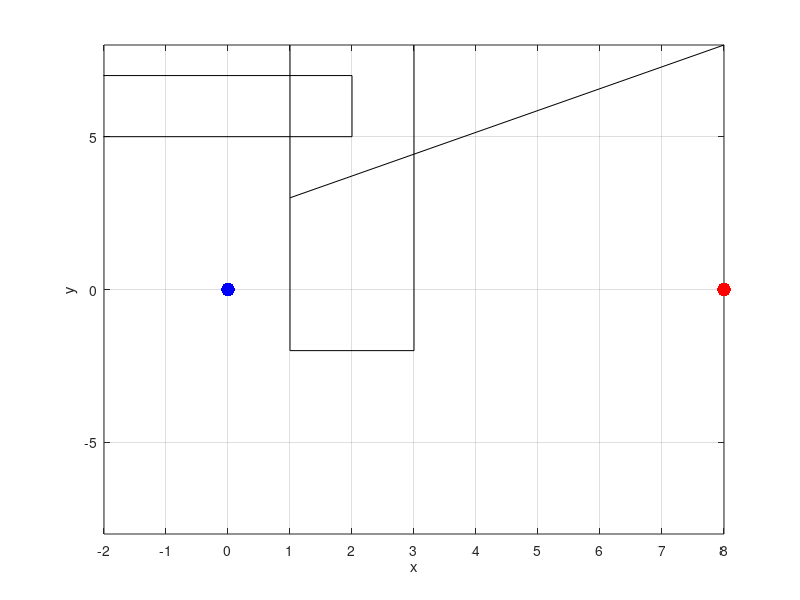

Here is the MATLAB script that generated this plot: (Note: this script raises an error after producing the figure.)
function control = LQR_RRT_pend
% Computes the sequence of control actions needed for the swing up of
% a simple pendulum using a Rapidly Exploring Random Tree.
% The tree will grow from the initial state and span the phase space area,
% looking for the goal point/state (indicated by the red marker).
% If the goal state was located, a red line traces back the sequence of states used
% to reach the goal state.
	
	x0 = [0; 0; 0; 0];	% initial state; angle position measured from x-axis
	xG = [8; 0; 0; 0];		% goal state

	xlimits = [-2,8; -8,8];	% state limits
		
	N = 1000;	% maximum number of iterations

	% pre-allocating memory
	V = repmat(x0,1,N);		% stores a graph of states in RRT
	P = ones(1,N);			% stores index of parent states
	Ui = ones(1,N);			% stores index of control actions in U
	u_path = ones(1,1000);  % stores sequence of control actions (solution to problem)
	xbi = 1;                % index used for traceback
	cost = [0];             % stores cost each node from root of tree (cummulative LQR cost of path through tree)
	paths = {[0,0]};
	path_handles = [0];
	
	setup_plot(x0,xG,xlimits);
	iteration = 2;
	
	% keep growing RRT util goal found or run out of iterations
	for n = 2:N
	
		% get random state
		x_rand = [0;0;0;0];
		x_rand(1) = rand(1,1)*10 - 2;
		x_rand(2) = rand(1,1)*20 - 10;
		x_rand(3) = rand(1,1)*16 - 8;
		x_rand(4) = rand(1,1)*20 - 10;

%    	x_rand_handle = text(x_rand(1),x_rand(2),'  x_{rand}');
		
		% select RRT vertex closest to the state point, based on LQR distance metric
		i = LQR_nearest(V,x_rand,iteration);
		x_nearest = V(:,i);
%    	x_nearest_handle = text(x_nearest(1),x_nearest(2),'  x_{nearest}');
		
%		pause;
		
		% temporarily create branch from nearest tree vertex to the new random state
		[t, delta, new_cost] = LQR_steer_connect(x_nearest, x_rand);
        x_new = delta(end-1,:)';        % instead of the random state, use end of path steered towards random state; i.e. use x_new
        
        % get list of tree vertices near new state x_new
        X_near_indices = LQR_near(V,x_new,iteration);
        
        % choose a parent for x_new such that adding x_new to the tree is most efficient in terms of cost
        [x_min_index, delta_min] = choose_parent(V,X_near_indices,x_new,cost);
        if(length(delta_min) == 0)
            delta_min = delta;
            x_min_index = i;
        end
        x_new = delta_min(end-1,:)';
%        x_parent = V(:,x_min_index);
%    	x_parent_handle = text(x_parent(1),x_parent(2),'  x_{parent}');
        
%		pause;
        isColliding = check_collision(delta_min);

        if(~isColliding)
            
		    % plot new RRT branch
            new_path_handle = plot(delta_min(1:end-1,1),delta_min(1:end-1,3));
		
		    % link new state to the nearest vertex in the tree
    %        text(x_new(1),x_new(2),['',num2str(n)]);
		    V(:,iteration) = x_new;
		    P(iteration) = x_min_index;
		    cost = [cost; cost(x_min_index)+new_cost];
		    paths = {paths,delta_min(1:end-1,:)};
        	path_handles = [path_handles; new_path_handle];
    %		Ui(n) = ui;
            
            % rewire tree such that vertices near x_new use x_new as parent is it is more cost-effective
            [P,path_handles] = rewire(V, P, X_near_indices, x_new, cost, iteration, path_handles);
            iteration = iteration + 1;
            
            drawnow;
		
		    pause;
            
        end
		


		% if the goal was reached, stop growing tree
		%{
		if((x_new(1) <= xG(1)+0.1) && (x_new(1) >= xG(1)-0.1))
		    if((x_new(2) <= xG(2)+0.5) && (x_new(2) >= xG(2)-0.5))			
			    break;
			end
		end
		%}
		
	end
	
	if(iteration == N)
		title('Simulation complete (goal not found; ran out of iterations)');
	else		% retrace steps from goal state to initial state
	    title('Simulation complete (goal found)');
	    n
        xbi = n;
        index = 1;

        % retrace control actions and solution trajectory
		% path displayed using red line
        while(xbi ~= 1)
	        xx = [V(1,xbi),V(1,P(xbi))];
	        if abs(xx(2)-xx(1))<pi
		        line([V(1,xbi),V(1,P(xbi))],[V(2,xbi),V(2,P(xbi))],'Color','r','LineWidth',2);
	        end
	
%            u_path(index) = U( Ui(xbi) );
%            index = index+1;
	        xbi = P(xbi);
        end
        
%{        
        index2 = 1;
       	u_path_final = ones(1,index-1);
        while(index > 1)
            u_path_final(index2) = u_path(index-1);
            index = index-1;
            index2 = index2+1;
        end
        
        control = [[0:dt:dt*length(u_path_final)-dt]',u_path_final'];
%}
        drawnow;

	end
	
end

function [] = setup_plot(x0,xG,xlimits)
    % setup plot
	figure(1);
	hold off;
	plot(x0(1),x0(3),'b.','MarkerSize',30);	% initial state in blue
	hold on;
	plot(xG(1),xG(3),'r.','MarkerSize',30);	% goal state in red
	grid on;
	
	line([1,3],[-2,-2],'Color','k');
	line([1,1],[-2,8],'Color','k');
	line([3,3],[-2,8],'Color','k');
	line([1,8],[3,8],'Color','k');
	
	line([-8,-8],[5,7],'Color','k');
	line([-8,2],[5,5],'Color','k');
	line([-8,2],[7,7],'Color','k');
	line([2,2],[5,7],'Color','k');


	axis([xlimits(1,:),xlimits(2,:)]);
	xlabel('x');
	ylabel('y');
	
	set(gca,'XTick',-2:1:8);
end

